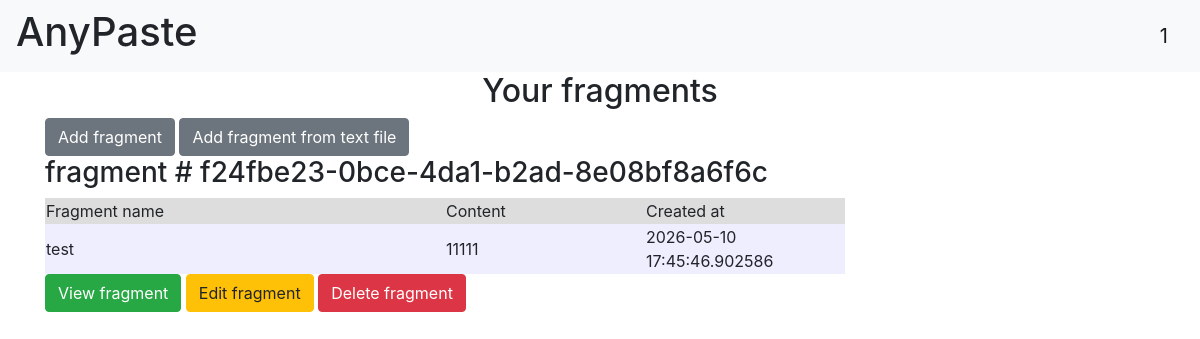
Screenshot of / (signed in) with the database file from the repository.
### db/models/users.py (models this page shows, shortened)
class User(SqlAlchemyBase, UserMixin):
    __tablename__ = 'users'
    id = Column(Integer, primary_key=True)
    username = Column(String, nullable=False)
    hashed_password = Column(String, nullable=False)
    email = Column(String, nullable=False, unique=True)
    fragments = relationship("Fragment", back_populates="user")

### db/models/fragments.py (models this page shows)
class Fragment(SqlAlchemyBase):
    __tablename__ = 'fragments'
    id = Column(String(32), primary_key=True)  # UUID - сгенерированная HEX строка обеспечивающая неповторимость ID
    user_id = Column(Integer, ForeignKey('users.id'), nullable=False)
    filename = Column(String, nullable=False)  # Имя для отображения в списке фрагментов на сайте
    content = Column(TEXT, nullable=False)  # содержимое файла
    created_at = Column(DateTime, default=datetime.now())
    user = relationship("User", back_populates="fragments")

### web/blueprints/index.py (the view)
@index_bp.route('/')
def index():
    session = create_session()
    if current_user.is_authenticated:
        fragments = session.query(Fragment).filter(Fragment.user_id == current_user.id).all()
    else:
        fragments = []
    session.close()
    return render_template('index.html', fragments=fragments)

### db/session_factory.py (called while the page is built)
def create_session() -> Session:
    global __factory
    return __factory()

### main.py (called while the page is built)
@login_manager.user_loader
def load_user(user_id):
    session = create_session()
    return session.get(User, user_id)

### templates/index.html (shortened to what this page needs)
{% extends "base.html" %}
{% block content %}
<h2 align="center">Your fragments</h2>
{% if current_user and current_user.is_authenticated %}
<a class="btn btn-secondary" href="/add_fragment">Add fragment</a>
<a class="btn btn-secondary" href="/add_from_file">Add fragment from text file</a>
{% endif %}
{% for fragment in fragments %}
<h3> fragment # {{ fragment.id }}</h3>
<div class="table_container">
    <table class="my_table">
    <tr class="my_row">
        <td class="title" width="400px" bgcolor="#dddddd">Fragment name</td>
        <td class="title" width="200px" bgcolor="#dddddd">Content</td>
        <td class="title" width="200px" bgcolor="#dddddd">Created at</td>
    </tr>
    <tr class="my_row">
        <td class="ordinary" width="400px" bgcolor="#eeeeff">{{ fragment.filename }}</td>
        <td class="ordinary" width="200px" bgcolor="#eeeeff">{{ fragment.content[:25] }}</td>
        <td class="ordinary" width="200px" bgcolor="#eeeeff">{{ fragment.created_at}}</td>
    </tr>
    </table>
</div>
<a class="btn btn-success" href="/fragments/{{ fragment.id }}">View fragment</a>
<a class="btn btn-warning" href="/edit_fragment/{{ fragment.id }}">Edit fragment</a>
<a class="btn btn-danger" href="/delete_fragment/{{ fragment.id }}">Delete fragment</a>
{% endfor %}
{% endblock %}

### templates/base.html (shortened to what this page needs)
<!doctype html>
<html lang="en">
<head>
    <link rel="stylesheet"
          href="https://stackpath.bootstrapcdn.com/bootstrap/4.4.1/css/bootstrap.min.css"
>
</head>
<body>
<header>
    <nav class="navbar navbar-light bg-light">
        <h1>AnyPaste</h1>
        {% if current_user and current_user.is_authenticated %}
        <a class="navbar-brand" href="/logout">{{ current_user.username }}</a>
        {% else %}
        <p>
        <a class="btn btn-primary " href="/register">Зарегистрироваться</a>
        <a class="btn btn-success" href="/login">Войти</a>
        </p>
        {% endif %}
    </nav>
</header>
<main role="main" class="container">
    {% block content %}{% endblock %}
</main>
</body>
</html>

### rows the page displays
User: username "1"
Fragment: id "f24fbe23-0bce-4da1-b2ad-8e08bf8a6f6c", filename "test", content "11111", created_at "2026-05-10 17:45:46.902586"
